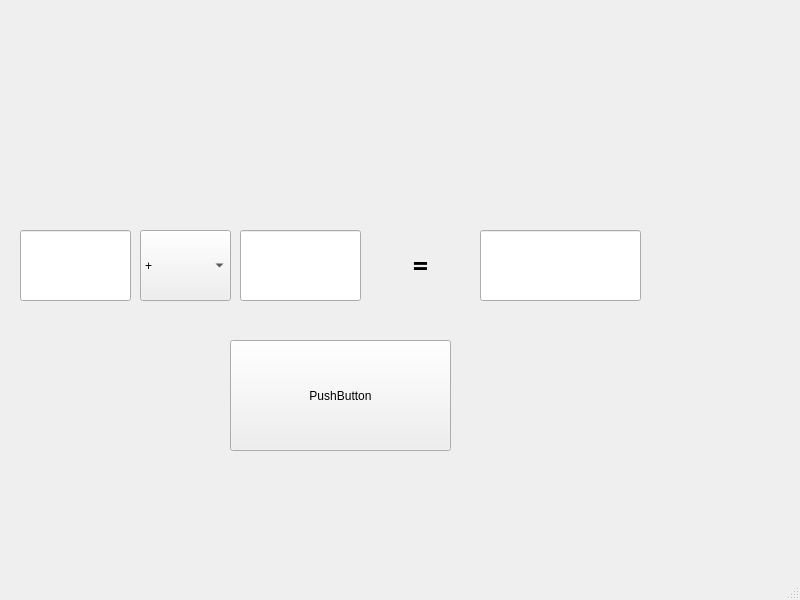
<?xml version="1.0" encoding="UTF-8"?>
<ui version="4.0">
 <class>MainWindow</class>
 <widget class="QMainWindow" name="MainWindow">
  <property name="geometry">
   <rect>
    <x>0</x>
    <y>0</y>
    <width>800</width>
    <height>600</height>
   </rect>
  </property>
  <property name="windowTitle">
   <string>MainWindow</string>
  </property>
  <widget class="QWidget" name="centralwidget">
   <widget class="QLineEdit" name="lineEdit_1">
    <property name="geometry">
     <rect>
      <x>20</x>
      <y>230</y>
      <width>111</width>
      <height>71</height>
     </rect>
    </property>
    <property name="alignment">
     <set>Qt::AlignCenter</set>
    </property>
   </widget>
   <widget class="QLineEdit" name="lineEdit_2">
    <property name="geometry">
     <rect>
      <x>240</x>
      <y>230</y>
      <width>121</width>
      <height>71</height>
     </rect>
    </property>
    <property name="alignment">
     <set>Qt::AlignCenter</set>
    </property>
   </widget>
   <widget class="QLineEdit" name="lineEdit_3">
    <property name="geometry">
     <rect>
      <x>480</x>
      <y>230</y>
      <width>161</width>
      <height>71</height>
     </rect>
    </property>
    <property name="alignment">
     <set>Qt::AlignCenter</set>
    </property>
   </widget>
   <widget class="QComboBox" name="comboBox">
    <property name="geometry">
     <rect>
      <x>140</x>
      <y>230</y>
      <width>91</width>
      <height>71</height>
     </rect>
    </property>
    <item>
     <property name="text">
      <string>+</string>
     </property>
    </item>
    <item>
     <property name="text">
      <string>-</string>
     </property>
    </item>
    <item>
     <property name="text">
      <string>*</string>
     </property>
    </item>
    <item>
     <property name="text">
      <string>/</string>
     </property>
    </item>
   </widget>
   <widget class="QPushButton" name="pushButton">
    <property name="geometry">
     <rect>
      <x>230</x>
      <y>340</y>
      <width>221</width>
      <height>111</height>
     </rect>
    </property>
    <property name="text">
     <string>PushButton</string>
    </property>
   </widget>
   <widget class="QLabel" name="label">
    <property name="geometry">
     <rect>
      <x>370</x>
      <y>230</y>
      <width>101</width>
      <height>71</height>
     </rect>
    </property>
    <property name="font">
     <font>
      <family>Aharoni</family>
      <pointsize>20</pointsize>
      <weight>75</weight>
      <bold>true</bold>
     </font>
    </property>
    <property name="text">
     <string>=</string>
    </property>
    <property name="alignment">
     <set>Qt::AlignCenter</set>
    </property>
   </widget>
  </widget>
  <widget class="QMenuBar" name="menubar">
   <property name="geometry">
    <rect>
     <x>0</x>
     <y>0</y>
     <width>800</width>
     <height>21</height>
    </rect>
   </property>
  </widget>
  <widget class="QStatusBar" name="statusbar"/>
 </widget>
 <resources/>
 <connections/>
</ui>
